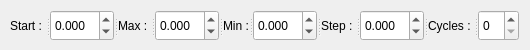
        <widget class="QWidget" name="tab_14">
         <attribute name="title">
          <string>Cyclic</string>
         </attribute>
         <widget class="QSplitter" name="splitter_34">
          <property name="geometry">
           <rect>
            <x>10</x>
            <y>10</y>
            <width>511</width>
            <height>31</height>
           </rect>
          </property>
          <property name="orientation">
           <enum>Qt::Horizontal</enum>
          </property>
          <widget class="QLabel" name="label_37">
           <property name="text">
            <string>Start : </string>
           </property>
          </widget>
          <widget class="QDoubleSpinBox" name="doubleSpinBox_26">
           <property name="decimals">
            <number>3</number>
           </property>
           <property name="minimum">
            <double>-99.998999999999995</double>
           </property>
           <property name="maximum">
            <double>99.998999999999995</double>
           </property>
           <property name="singleStep">
            <double>0.100000000000000</double>
           </property>
          </widget>
          <widget class="QLabel" name="label_38">
           <property name="text">
            <string>Max : </string>
           </property>
          </widget>
          <widget class="QDoubleSpinBox" name="doubleSpinBox_27">
           <property name="decimals">
            <number>3</number>
           </property>
           <property name="minimum">
            <double>-99.998999999999995</double>
           </property>
           <property name="maximum">
            <double>99.998999999999995</double>
           </property>
           <property name="singleStep">
            <double>0.100000000000000</double>
           </property>
          </widget>
          <widget class="QLabel" name="label_39">
           <property name="text">
            <string>Min :</string>
           </property>
          </widget>
          <widget class="QDoubleSpinBox" name="doubleSpinBox_28">
           <property name="decimals">
            <number>3</number>
           </property>
           <property name="minimum">
            <double>-99.998999999999995</double>
           </property>
           <property name="maximum">
            <double>99.998999999999995</double>
           </property>
           <property name="singleStep">
            <double>0.100000000000000</double>
           </property>
          </widget>
          <widget class="QLabel" name="label_40">
           <property name="text">
            <string>Step : </string>
           </property>
          </widget>
          <widget class="QDoubleSpinBox" name="doubleSpinBox_29">
           <property name="decimals">
            <number>3</number>
           </property>
           <property name="minimum">
            <double>-99.998999999999995</double>
           </property>
           <property name="maximum">
            <double>99.998999999999995</double>
           </property>
           <property name="singleStep">
            <double>0.100000000000000</double>
           </property>
          </widget>
          <widget class="QLabel" name="label_41">
           <property name="text">
            <string>Cycles : </string>
           </property>
          </widget>
          <widget class="QSpinBox" name="spinBox_4"/>
         </widget>
        </widget>
